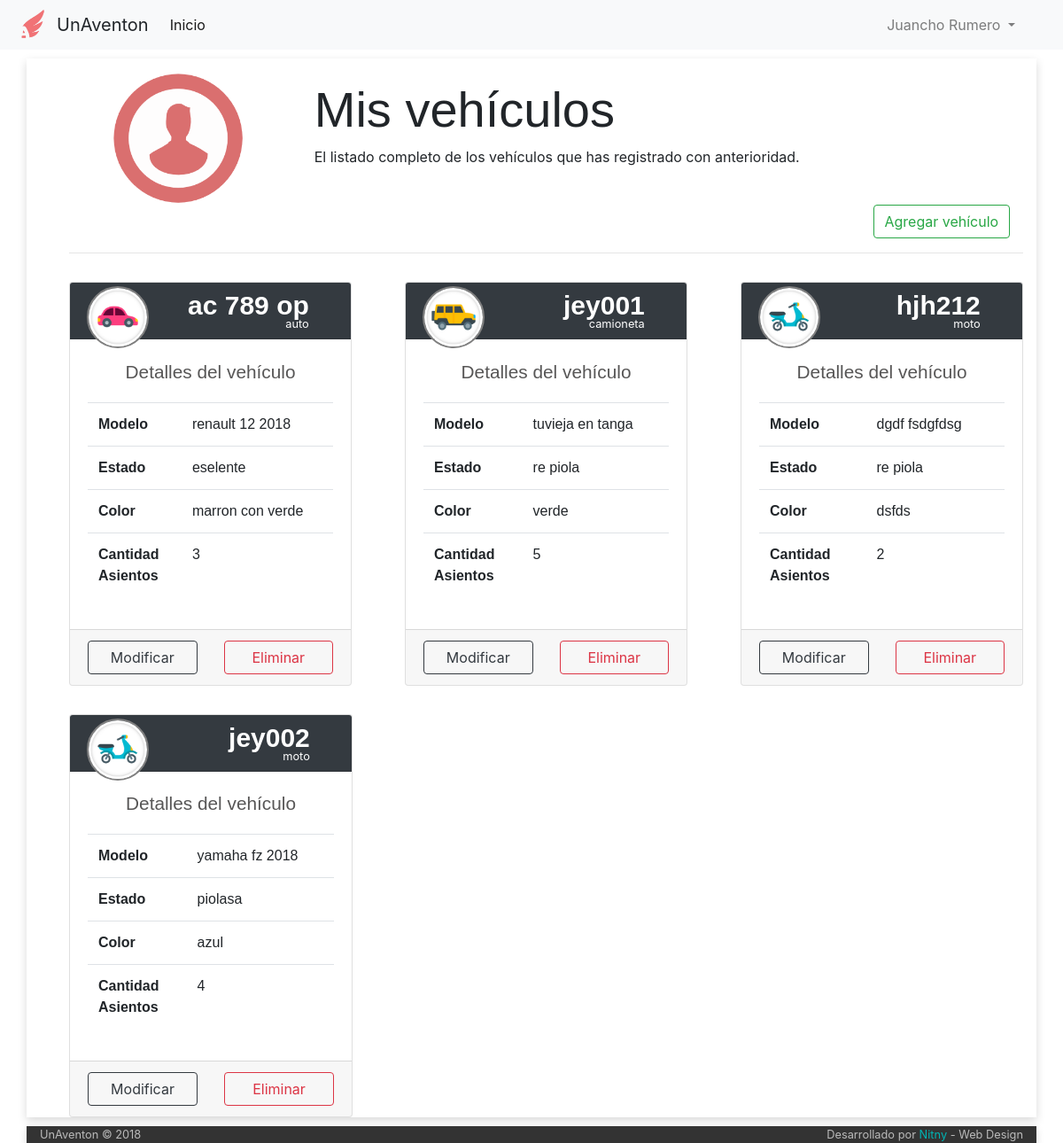
/listado-vehiculos (signed in), run on the app's committed database.
### tables this page shows
CREATE TABLE IF NOT EXISTS `vehiculo` (
  `idVehiculo` int(6) NOT NULL AUTO_INCREMENT,
  `idPropietario` int(6) NOT NULL,
  `cant_asientos` int(2) NOT NULL,
  `modelo` varchar(30) NOT NULL,
  `marca` varchar(30) NOT NULL,
  `color` varchar(20) NOT NULL,
  `patente` varchar(10) NOT NULL COMMENT 'puede ser patente extrangera',
  `estado` varchar(20) NOT NULL,
  `tipo` int(1) DEFAULT NULL,
  PRIMARY KEY (`idVehiculo`)
);

CREATE TABLE IF NOT EXISTS `tipo_vehiculo` (
  `idTipo` int(1) NOT NULL AUTO_INCREMENT,
  `icono` varchar(140) DEFAULT NULL,
  `tipo` varchar(11) NOT NULL,
  PRIMARY KEY (`idTipo`)
);

### index.php (called while the page is built, shortened)
<?php
	include ('php/inicio_body.php');
	$router = new Router;
	$vars = $router->get_variables();
	render($vars);
	include ('php/cierre_body.php');

### controller/listado-vehiculos.php (the view, shortened to what this page needs)
<?php
function render($vars = []){
	include('php/conexion.php');
	function modificable($id, $numElto){
		include('php/conexion.php');
		$consulta = "SELECT * FROM viaje WHERE idVehiculo = '$id'";
		$viajes = mysqli_query($conexion, $consulta) or
													die("Error en la busqueda de vehiculos que esten en viajes" . mysqli_error($conexion));
		$esModificable = "#ModificarAuto$numElto";
		if($viaje = mysqli_fetch_array($viajes)){
			$esModificable = "#errorModificacion";
		}
		return $esModificable;
	}
	?>
		<div class="container" style="width:200rem; padding-left: 3rem">
		<div class="row">
		    <div class="col-md-3" style="text-align: center">
		      <img src="img/user.png" alt="imagen de usuario" style="width: 150px; margin-top: 15px">
		    </div>
		    <div class="col-md-8" style="margin-top: 1.5rem">
		      <h1 class="display-4" style="font-family: helvetica;">Mis vehículos</h1>
		      <p> El listado completo de los vehículos que has registrado con anterioridad. </p>
		    </div>
		</div>
		<div class="row">
			<div class="offset-10">
				<button type="button" name="cargaVehiculo" class="btn btn-outline-success" data-toggle="modal" data-target="#CargarAuto">Agregar vehículo</button>
			</div>
		</div>
		 <hr>
	<?php
	$consulta = "select *, vehiculo.tipo as 'vehiculotipo'
							from vehiculo
							INNER JOIN tipo_vehiculo on vehiculo.tipo=tipo_vehiculo.idTipo
						  where idPropietario='$_SESSION[userId]'";
	$vehiculos=mysqli_query($conexion, $consulta)
			or die("error de la consulta:".mysqli_error($conexion));
	$numElto = 0;
	$vehiculo = mysqli_fetch_array($vehiculos);
	while($vehiculo){
		?>
		<div class="row" style="margin-top: 2rem">
			<div class="card-deck">
		<?php
		$elementosEnFila = 1;
		while(($vehiculo) &&($elementosEnFila <= 3)){
?>
				<div class="card" style="width: 20rem; margin-left: 30px; margin-right: 30px">
							    <div class="card-header bg-dark text-white">
								    	<div class="profile-header-container">
								  			<div class="row" style="margin-top: -.5rem; margin-left: -1rem;">
								  				<div class="col col-md-4 profile-header-img">
											     	<img class="img-circle" src="<?php echo $vehiculo['icono'] ?>"/>
												</div>
												<div class="col col-md-8" style="margin-top: 1.5rem; margin-left: -1.7rem;">
											   		<span class="text-left tipo float-right" style="font-family: helvetica; font-size: 30px; margin-top: -25px"> <?php echo $vehiculo['patente'];?></span><br>
														<small class="float-right" style="margin-top: -15px"><?php echo $vehiculo['tipo'];?></small>
												</div>
								  			</div>
										</div>
								    </div>
							    <div class="card-body">
							      <h5 class="card-title text-center" style="font-family: sans-serif;font-size: 1.3rem;color: #575656; margin-top: .3rem; margin-bottom: 1.3rem;">Detalles del vehículo</h5>
									<table class="table">
									  <tbody>
									    <tr>
									      <th scope="row">Modelo</th>
									      <td><?php echo "$vehiculo[marca] $vehiculo[modelo]"; ?></td>
									    </tr>
									    <tr>
									      <th scope="row">Estado</th>
									      <td><?php echo $vehiculo['estado']; ?></td>
									    </tr>
									    <tr>
									      <th scope="row">Color</th>
									      <td style=""><?php echo $vehiculo['color']; ?></td>
									    </tr>
									    <tr>
									      <th scope="row">Cantidad<br>Asientos</th>
									      <td><?php echo $vehiculo['cant_asientos']; ?></td>
									    </tr>
									  </tbody>
									</table>
							    </div>
							    <div class="card-footer">
							      <div class="row">
							      	<div class="col col-md-6">
							      			<button type="button" class="btn btn-outline-dark btn-block" data-toggle="modal" data-target="<?php echo modificable($vehiculo['idVehiculo'], $numElto)?>">Modificar</button>
							      		</div>
							      		<div class="col col-md-6" >
							      			<?php
												$viajes = mysqli_query($conexion, "SELECT * FROM viaje where idVehiculo='$vehiculo[idVehiculo]'");
							      				if($cant_viajes = mysqli_num_rows($viajes) > 0)
							      				{
							      					echo '<buton class="btn btn-outline-danger btn-block" onclick="alert(\'El vehiculo se encuentra postulado a '.$cant_viajes.' viaje/s\')" > Eliminar </button>';
							      				}else
							      				{
							      					echo '<form action="/listado-vehiculos" method="POST">
							    							<input type="text" name="idBaja" value="'.$vehiculo['idVehiculo'].'"hidden>
							    							<button class="btn btn-outline-danger btn-block" onclick="return confirm(\'está seguro que quiere eliminar el vehiculo con patente '.$vehiculo['patente'].'?\')"> Eliminar </button>
							   							 </form>';
							      				}
							      			?>
							      		</div>
							      </div>
							    </div>
							  </div>
							  <?php
			$elementosEnFila++;
			$numElto++;
			$vehiculo = mysqli_fetch_array($vehiculos);
		}
		?>
		</div>
	</div>
		<?php
	}
	?>
	</div>
	<div class="container">
	<?php
}

### css/stylo.css (style rules this page uses)
body { background-color: #FFF; }
.container { margin-top: 10px; background-color: #fff; box-shadow: 0px 4px 10px #dadada; }

### css/estilo-listado-vehiculos.css (style rules this page uses)
.card-header { height: 4rem; }
.profile-header-img { width: 3rem; }
.profile-header-img > img.img-circle { width: 70px; height: 70px; max-width: 100px; max-height: 100px; -webkit-border-radius: 50%; -moz-border-radius: 50%; border-radius: 50%; border: 2px solid grey; }
.tipo { color: white; font-family: sans-serif; font-size: 40rem; font-weight: bold; }
th,tr { font-family: helvetica; }

### data on the page
vehiculo: tipo_vehiculo.icono (picture), patente "ac 789 op", tipo_vehiculo.tipo "auto", marca "renault 12", modelo "2018", estado "eselente", color "marron con verde", cant_asientos "3"
vehiculo: tipo_vehiculo.icono (picture), patente "jey001", tipo_vehiculo.tipo "camioneta", marca "tuvieja", modelo "en tanga", estado "re piola", color "verde", cant_asientos "5"
vehiculo: tipo_vehiculo.icono (picture), patente "hjh212", tipo_vehiculo.tipo "moto", marca "dgdf", modelo "fsdgfdsg", estado "re piola", color "dsfds", cant_asientos "2"
vehiculo: tipo_vehiculo.icono (picture), patente "jey002", tipo_vehiculo.tipo "moto", marca "yamaha", modelo "fz 2018", estado "piolasa", color "azul", cant_asientos "4"

### other printed values
$_SESSION['nombre'] "Juancho"
$_SESSION['apellido'] "Rumero"
